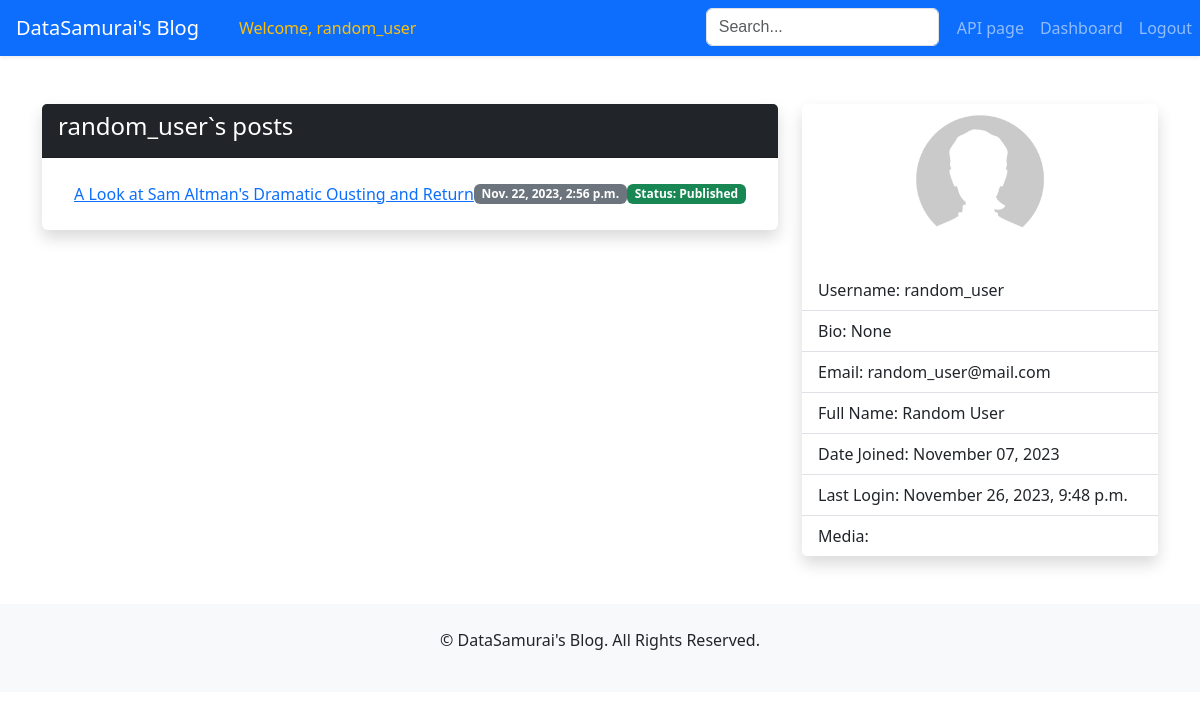
/account/user/5/, run on the app's committed database.
### users/models.py (models this page shows, shortened)
class CustomUser(AbstractUser):
    is_banned = models.BooleanField(default=False)
    bio = models.CharField(max_length=200, blank=True, null=True, default=None)
    social_media = models.JSONField(default=dict, blank=True)
    profile_picture = models.ImageField(upload_to='profile_pictures/', blank=True, null=True)
    class Meta:
        ordering = ['id']

### posts/models.py (models this page shows, shortened)
class Post(models.Model):
    title = models.CharField(max_length=100, unique=True)
    content = RichTextField()
    category = models.ForeignKey('Category', on_delete=models.SET_NULL, null=True)
    author = models.ForeignKey(settings.AUTH_USER_MODEL, on_delete=models.SET_NULL, null=True)
    date_scheduled = models.DateTimeField(null=True, blank=True)
    date_published = models.DateTimeField(null=True, blank=True)
    views = models.PositiveIntegerField(default=0)
    share_count = models.IntegerField(default=0)
    is_published = models.BooleanField(default=False)
    class Meta:
        ordering = ['-date_published']

### users/views.py (the view)
# urls.py: path('user/<int:user_id>/', views.UserDetailView.as_view(), name='user_detail'),
class UserDetailView(DetailView):
    model = get_user_model()
    context_object_name = 'user'
    def get_object(self, queryset=None):
        user_id = self.kwargs.get('user_id')
        return get_object_or_404(self.model, pk=user_id)
    def get_template_names(self):
        if self.request.user == self.object:
            return 'users/user_detail_dashboard.html'
        return 'users/user_detail.html'
    def get_context_data(self, **kwargs):
        context = super().get_context_data(**kwargs)
        user_posts = self.object.post_set.all()
        context['user_posts'] = user_posts
        if self.request.user == self.object:
            context['post_views_and_comments'] = json.dumps(
                [(post.title, post.views, post.comment_set.count()) for post in user_posts]
            )
            context['is_subscribed'] = hasattr(self.object, 'email_subscriber')
        return context

### utils/utils.py (called while the page is built)
def get_user_ip(request):
    x_forwarded_for = request.META.get('HTTP_X_FORWARDED_FOR')
    if x_forwarded_for:
        ip = x_forwarded_for.split(',')[0]
    else:
        ip = request.META.get('REMOTE_ADDR')
    return ip

### templates/users/user_detail.html (shortened to what this page needs)
{% extends 'base.html' %}
{% load static %}
{% block page_content %}
    <div class="row mt-4">
        {% if user.is_banned %}
            <div class="alert alert-warning" role="alert">
                This user is currently banned.
            </div>
        {% else %}
            <div class="col-md-8">
                <div class="card border-0 shadow">
                    <div class="card-header bg-dark text-white">
                        <h4>{{ user.username }}`s posts</h4>
                    </div>
                    <div class="card-body">
                        {% if user_posts %}
                            <ul class="list-group list-group-flush">
                                {% for post in user_posts %}
                                    <li class="list-group-item d-flex justify-content-between align-items-center">
                                        <a href="{% url 'post_detail' post.id %}">{{ post.title }}</a>
                                        <span class="badge bg-secondary">{{ post.date_published }}</span>
                                        {% if post.is_published %}
                                            <span class="badge bg-success">Status: Published</span>
                                        {% else %}
                                            <span class="badge bg-danger">Status: Unpublished</span>
                                        {% endif %}
                                    </li>
                                {% endfor %}
                            </ul>
                        {% else %}
                            <p class="text-muted">{{ user.username }} haven't written any posts yet.</p>
                        {% endif %}
                    </div>
                </div>
            </div>
            <div class="col-md-4">
                <div class="card border-0 shadow">
                    <div class="text-center mb-3">
                        <img alt="Profile Picture" style="max-width: 100%; height: auto; max-height: 150px;"
                             src="{% if user.profile_picture %}{{ user.profile_picture.url }}{% else %}{% static 'images/profile-placeholder.jpg' %}{% endif %}">
                    </div>
                    <ul class="list-group list-group-flush">
                        <li class="list-group-item">Username: {{ user.username }}</li>
                        <li class="list-group-item">Bio: {{ user.bio }}</li>
                        <li class="list-group-item">Email: {{ user.email }}</li>
                        <li class="list-group-item">Full Name: {{ user.first_name }} {{ user.last_name }}</li>
                        <li class="list-group-item">Date Joined: {{ user.date_joined|date:"F d, Y" }}</li>
                        <li class="list-group-item">Last Login: {{ user.last_login|date:"F d, Y, P" }}</li>
                        <li class="list-group-item">Media:
                        </li>
                    </ul>
                </div>
            </div>
        {% endif %}
    </div>
{% endblock %}

### templates/base.html (shortened to what this page needs)
{% load static %}
<!DOCTYPE html>
<html lang="en">
<head>
    <link href="https://cdn.jsdelivr.net/npm/bootstrap@5.3.1/dist/css/bootstrap.min.css" rel="stylesheet">
</head>
<body>
{% block navbar %}
    <nav class="navbar navbar-expand-lg navbar-dark bg-primary shadow-sm">
        <a class="navbar-brand px-3" href="{% url 'post_list' %}">DataSamurai's Blog</a>
        <div class="collapse navbar-collapse d-flex justify-content-between" id="navbarNav">
            <ul class="navbar-nav">
                {% if user.is_authenticated %}
                    <li class="nav-item">
                        <span class="nav-link text-warning font-weight-bold">Welcome, {{ user.username }}</span>
                    </li>
                {% else %}
                    <li class="nav-item invisible">
                        <span class="nav-link"></span>
                    </li>
                {% endif %}
            </ul>
            <ul class="navbar-nav">
                <form method="GET" action="{% url 'search_results' %}" class="form-inline my-2 my-lg-0"
                      style="margin-right: 10px; margin-left: 10px;">
                    <input type="text" class="form-control" name="query" placeholder="Search..."
                           style="font-family: Arial, 'Font Awesome 5 Free'; background-position: 10px 10px; background-repeat: no-repeat;"
                           aria-label="Search">
                </form>
                <li class="nav-item">
                    <a class="nav-link btn btn-light" href="{% url 'api_post_list' %}">API page</a>
                </li>
                {% if user.is_authenticated %}
                    <li class="nav-item">
                        <a class="nav-link btn btn-light mr-2"
                           href="{% url 'user_detail' user_id=user.id %}">Dashboard</a>
                    </li>
                    <li>
                        <a href="{% url 'logout' %}" class="nav-link btn btn-danger">Logout</a>
                    </li>
                {% endif %}
            </ul>
        </div>
    </nav>
{% endblock %}
<div class="container my-4">
    {% block page_content %}{% endblock page_content %}
</div>
<footer class="text-center py-4 mt-5 bg-light">
    <p>&copy; {{ now.year }} DataSamurai's Blog. All Rights Reserved.</p>
</footer>
</body>
</html>

### data on the page
CustomUser: username "random_user", bio "None", email "random_user@mail.com", first_name "Random", last_name "User", date_joined "November 07, 2023", last_login "November 26, 2023, 9:48 p.m."
Post: title "A Look at Sam Altman's Dramatic Ousting and Return", date_published "Nov. 22, 2023, 2:56 p.m.", is_published "Status: Published"
